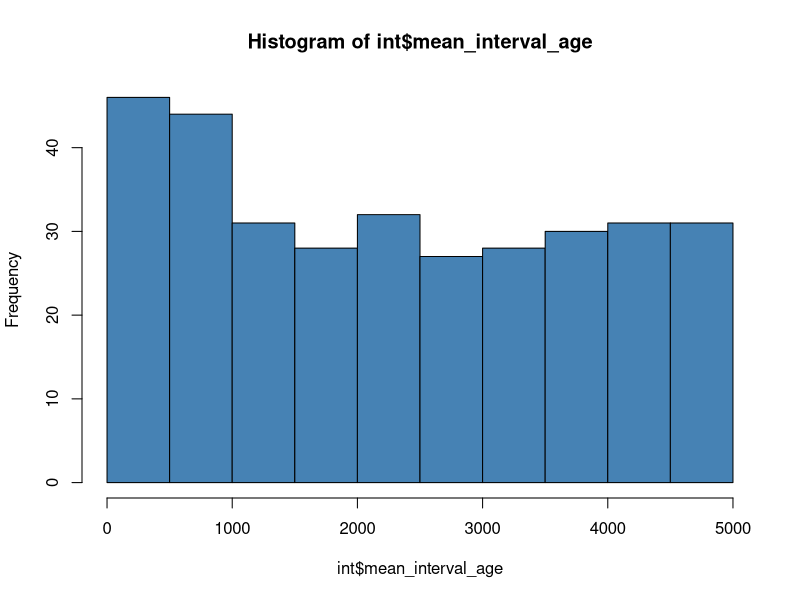

This figure's R source:
#Binning of the ungrouped mixed taxa into 500 year intervals####

library(dplyr)
library(ggplot2)
library(pheatmap)
library(RColorBrewer)
library(vegan)

#Max####
mixed<-read.csv("Outputs/max_unbinned.csv", check.names = FALSE)
mixed<-mixed[-c(1)]
#remove rows which contain all 0s
mixed = mixed[rowSums(mixed[5:374])>0,]

#remove rows with ages older than 5000 years
mixed = mixed[(mixed[1])<5000,]

Cal_yrs_BP<- mixed$Cal_yrs_BP
Site<- mixed$site
min<-mixed$min
max<-mixed$max
meta_data <- c("Cal_yrs_BP", "site", "min", "max")
mixed = mixed[,!(names(mixed) %in% meta_data)]

#convert to percentages
mixed<- mixed / rowSums(mixed) * 100

#Add age information
mixed$Cal_yrs_BP <-Cal_yrs_BP

#Add site information
mixed$Site <-Site

#split into new dataframe subsets
lou_mixed<- mixed[mixed$Site == "loui", ]
plu_mixed<- mixed[mixed$Site == "plum", ]
ano_mixed<- mixed[mixed$Site == "anou", ]
wai_mixed<- mixed[mixed$Site == "wait", ]
vol_mixed<- mixed[mixed$Site == "voli", ]
bon_mixed<- mixed[mixed$Site == "bona", ]
tag_mixed<- mixed[mixed$Site == "tagi", ]
yac_mixed<- mixed[mixed$Site == "yaca", ]
fin_mixed<- mixed[mixed$Site == "fine", ]
lot_mixed<- mixed[mixed$Site == "loto", ]
ngo_mixed<- mixed[mixed$Site == "ngof", ]
ava_mixed<- mixed[mixed$Site == "avai", ]
lan_mixed<- mixed[mixed$Site == "lano", ]
tuk_mixed<- mixed[mixed$Site == "tuko", ]
aro_mixed<- mixed[mixed$Site == "aroi", ]

#delete site column
lou_mixed<-lou_mixed[-c(372)]
plu_mixed<-plu_mixed[-c(372)]
ano_mixed<-ano_mixed[-c(372)]
wai_mixed<-wai_mixed[-c(372)]
vol_mixed<-vol_mixed[-c(372)]
bon_mixed<-bon_mixed[-c(372)]
tag_mixed<-tag_mixed[-c(372)]
yac_mixed<-yac_mixed[-c(372)]
fin_mixed<-fin_mixed[-c(372)]
lot_mixed<-lot_mixed[-c(372)]
ngo_mixed<-ngo_mixed[-c(372)]
ava_mixed<-ava_mixed[-c(372)]
lan_mixed<-lan_mixed[-c(372)]
tuk_mixed<-tuk_mixed[-c(372)]
aro_mixed<-aro_mixed[-c(372)]

# bin the data in 10 bins of 500 years and take the mean value of each bin
lou_mixed <- aggregate(lou_mixed, by=list(cut(lou_mixed$Cal_yrs_BP,seq(-100,4900,500))), mean)
plu_mixed <- aggregate(plu_mixed, by=list(cut(plu_mixed$Cal_yrs_BP,seq(-100,4900,500))), mean)
ano_mixed <- aggregate(ano_mixed, by=list(cut(ano_mixed$Cal_yrs_BP,seq(-100,4900,500))), mean)
wai_mixed <- aggregate(wai_mixed, by=list(cut(wai_mixed$Cal_yrs_BP,seq(-100,4900,500))), mean)
vol_mixed <- aggregate(vol_mixed, by=list(cut(vol_mixed$Cal_yrs_BP,seq(-100,4900,500))), mean)
bon_mixed <- aggregate(bon_mixed, by=list(cut(bon_mixed$Cal_yrs_BP,seq(-100,4900,500))), mean)
tag_mixed <- aggregate(tag_mixed, by=list(cut(tag_mixed$Cal_yrs_BP,seq(-100,4900,500))), mean)
yac_mixed <- aggregate(yac_mixed, by=list(cut(yac_mixed$Cal_yrs_BP,seq(-100,4900,500))), mean)
fin_mixed <- aggregate(fin_mixed, by=list(cut(fin_mixed$Cal_yrs_BP,seq(-100,4900,500))), mean)
lot_mixed <- aggregate(lot_mixed, by=list(cut(lot_mixed$Cal_yrs_BP,seq(-100,4900,500))), mean)
ngo_mixed <- aggregate(ngo_mixed, by=list(cut(ngo_mixed$Cal_yrs_BP,seq(-100,4900,500))), mean)
ava_mixed <- aggregate(ava_mixed, by=list(cut(ava_mixed$Cal_yrs_BP,seq(-100,4900,500))), mean)
lan_mixed <- aggregate(lan_mixed, by=list(cut(lan_mixed$Cal_yrs_BP,seq(-100,4900,500))), mean)
tuk_mixed <- aggregate(tuk_mixed, by=list(cut(tuk_mixed$Cal_yrs_BP,seq(-100,4900,500))), mean)
aro_mixed <- aggregate(aro_mixed, by=list(cut(aro_mixed$Cal_yrs_BP,seq(-100,4900,500))), mean)

# add site names back in
lou_mixed$Site<-"lou"
plu_mixed$Site<-"plu"
ano_mixed$Site<-"ano"
wai_mixed$Site<-"wai"
vol_mixed$Site<-"vol"
bon_mixed$Site<-"bon"
tag_mixed$Site<-"tag"
yac_mixed$Site<-"yac"
fin_mixed$Site<-"fin"
lot_mixed$Site<-"lot"
ngo_mixed$Site<-"ngo"
ava_mixed$Site<-"ava"
lan_mixed$Site<-"lan"
tuk_mixed$Site<-"tuk"
aro_mixed$Site<-"aro"

#merge
mixed<-merge(lou_mixed, plu_mixed, all=TRUE)
mixed<-merge(mixed, ano_mixed, all=TRUE)
mixed<-merge(mixed, wai_mixed, all=TRUE)
mixed<-merge(mixed, vol_mixed, all=TRUE)
mixed<-merge(mixed, bon_mixed, all=TRUE)
mixed<-merge(mixed, tag_mixed, all=TRUE)
mixed<-merge(mixed, yac_mixed, all=TRUE)
mixed<-merge(mixed, fin_mixed, all=TRUE)
mixed<-merge(mixed, lot_mixed, all=TRUE)
mixed<-merge(mixed, ngo_mixed, all=TRUE)
mixed<-merge(mixed, ava_mixed, all=TRUE)
mixed<-merge(mixed, lan_mixed, all=TRUE)
mixed<-merge(mixed, tuk_mixed, all=TRUE)
mixed<-merge(mixed, aro_mixed, all=TRUE)

# reorder the column names
mixed<-mixed[ , order(names(mixed))]

# replace all NA with 0
mixed[is.na(mixed)] <- 0

# sort by age
mixed <- mixed[order(mixed$Group.1),]

#write.csv(mixed, "Outputs/max_binned.csv")

#Min####
mixed<-read.csv("Outputs/min_unbinned.csv", check.names = FALSE)
mixed<-mixed[-c(1)]
#remove rows which contain all 0s
mixed = mixed[rowSums(mixed[5:561])>0,]

#remove rows with ages older than 5000 years
mixed = mixed[(mixed[1])<5000,]

Cal_yrs_BP<- mixed$Cal_yrs_BP
Site<- mixed$site
min<-mixed$min
max<-mixed$max
meta_data <- c("Cal_yrs_BP", "site", "min", "max")
mixed = mixed[,!(names(mixed) %in% meta_data)]

#convert to percentages
mixed<- mixed / rowSums(mixed) * 100

#Add age information
mixed$Cal_yrs_BP <-Cal_yrs_BP

#Add site information
mixed$Site <-Site

#split into new dataframe subsets
lou_mixed<- mixed[mixed$Site == "loui", ]
plu_mixed<- mixed[mixed$Site == "plum", ]
ano_mixed<- mixed[mixed$Site == "anou", ]
wai_mixed<- mixed[mixed$Site == "wait", ]
vol_mixed<- mixed[mixed$Site == "voli", ]
bon_mixed<- mixed[mixed$Site == "bona", ]
tag_mixed<- mixed[mixed$Site == "tagi", ]
yac_mixed<- mixed[mixed$Site == "yaca", ]
fin_mixed<- mixed[mixed$Site == "fine", ]
lot_mixed<- mixed[mixed$Site == "loto", ]
ngo_mixed<- mixed[mixed$Site == "ngof", ]
ava_mixed<- mixed[mixed$Site == "avai", ]
lan_mixed<- mixed[mixed$Site == "lano", ]
tuk_mixed<- mixed[mixed$Site == "tuko", ]
aro_mixed<- mixed[mixed$Site == "aroi", ]

#delete site column
lou_mixed<-lou_mixed[-c(559)]
plu_mixed<-plu_mixed[-c(559)]
ano_mixed<-ano_mixed[-c(559)]
wai_mixed<-wai_mixed[-c(559)]
vol_mixed<-vol_mixed[-c(559)]
bon_mixed<-bon_mixed[-c(559)]
tag_mixed<-tag_mixed[-c(559)]
yac_mixed<-yac_mixed[-c(559)]
fin_mixed<-fin_mixed[-c(559)]
lot_mixed<-lot_mixed[-c(559)]
ngo_mixed<-ngo_mixed[-c(559)]
ava_mixed<-ava_mixed[-c(559)]
lan_mixed<-lan_mixed[-c(559)]
tuk_mixed<-tuk_mixed[-c(559)]
aro_mixed<-aro_mixed[-c(559)]

# bin the data in 10 bins of 500 years and take the mean value of each bin
lou_mixed <- aggregate(lou_mixed, by=list(cut(lou_mixed$Cal_yrs_BP,seq(-100,4900,500))), mean)
plu_mixed <- aggregate(plu_mixed, by=list(cut(plu_mixed$Cal_yrs_BP,seq(-100,4900,500))), mean)
ano_mixed <- aggregate(ano_mixed, by=list(cut(ano_mixed$Cal_yrs_BP,seq(-100,4900,500))), mean)
wai_mixed <- aggregate(wai_mixed, by=list(cut(wai_mixed$Cal_yrs_BP,seq(-100,4900,500))), mean)
vol_mixed <- aggregate(vol_mixed, by=list(cut(vol_mixed$Cal_yrs_BP,seq(-100,4900,500))), mean)
bon_mixed <- aggregate(bon_mixed, by=list(cut(bon_mixed$Cal_yrs_BP,seq(-100,4900,500))), mean)
tag_mixed <- aggregate(tag_mixed, by=list(cut(tag_mixed$Cal_yrs_BP,seq(-100,4900,500))), mean)
yac_mixed <- aggregate(yac_mixed, by=list(cut(yac_mixed$Cal_yrs_BP,seq(-100,4900,500))), mean)
fin_mixed <- aggregate(fin_mixed, by=list(cut(fin_mixed$Cal_yrs_BP,seq(-100,4900,500))), mean)
lot_mixed <- aggregate(lot_mixed, by=list(cut(lot_mixed$Cal_yrs_BP,seq(-100,4900,500))), mean)
ngo_mixed <- aggregate(ngo_mixed, by=list(cut(ngo_mixed$Cal_yrs_BP,seq(-100,4900,500))), mean)
ava_mixed <- aggregate(ava_mixed, by=list(cut(ava_mixed$Cal_yrs_BP,seq(-100,4900,500))), mean)
lan_mixed <- aggregate(lan_mixed, by=list(cut(lan_mixed$Cal_yrs_BP,seq(-100,4900,500))), mean)
tuk_mixed <- aggregate(tuk_mixed, by=list(cut(tuk_mixed$Cal_yrs_BP,seq(-100,4900,500))), mean)
aro_mixed <- aggregate(aro_mixed, by=list(cut(aro_mixed$Cal_yrs_BP,seq(-100,4900,500))), mean)

# add site names back in
lou_mixed$Site<-"lou"
plu_mixed$Site<-"plu"
ano_mixed$Site<-"ano"
wai_mixed$Site<-"wai"
vol_mixed$Site<-"vol"
bon_mixed$Site<-"bon"
tag_mixed$Site<-"tag"
yac_mixed$Site<-"yac"
fin_mixed$Site<-"fin"
lot_mixed$Site<-"lot"
ngo_mixed$Site<-"ngo"
ava_mixed$Site<-"ava"
lan_mixed$Site<-"lan"
tuk_mixed$Site<-"tuk"
aro_mixed$Site<-"aro"

#merge
mixed<-merge(lou_mixed, plu_mixed, all=TRUE)
mixed<-merge(mixed, ano_mixed, all=TRUE)
mixed<-merge(mixed, wai_mixed, all=TRUE)
mixed<-merge(mixed, vol_mixed, all=TRUE)
mixed<-merge(mixed, bon_mixed, all=TRUE)
mixed<-merge(mixed, tag_mixed, all=TRUE)
mixed<-merge(mixed, yac_mixed, all=TRUE)
mixed<-merge(mixed, fin_mixed, all=TRUE)
mixed<-merge(mixed, lot_mixed, all=TRUE)
mixed<-merge(mixed, ngo_mixed, all=TRUE)
mixed<-merge(mixed, ava_mixed, all=TRUE)
mixed<-merge(mixed, lan_mixed, all=TRUE)
mixed<-merge(mixed, tuk_mixed, all=TRUE)
mixed<-merge(mixed, aro_mixed, all=TRUE)

# reorder the column names
mixed<-mixed[ , order(names(mixed))]

# replace all NA with 0
mixed[is.na(mixed)] <- 0

# sort by age
mixed <- mixed[order(mixed$Group.1),]

#write.csv(mixed, "Outputs/min_binned.csv")

#here I summerise how many pollen assemblages
#or samples are in each bin.
int<-read.csv("Outputs/max_unbinned_intervals.csv")
int<-int[c(3,6)]
hist(int$mean_interval_age, col='steelblue')

int<-int %>%
  group_by(site,mean_interval_age) %>%
  dplyr::summarize(n())
#write.csv(int, "Outputs/samples_per_bin.csv")
